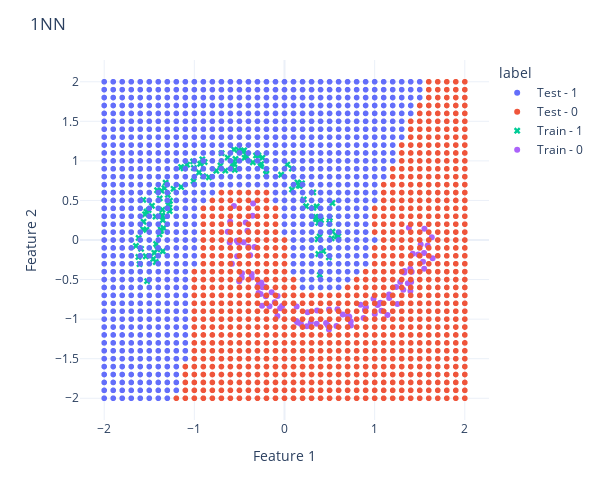

The notebook cell this image was saved under:
### Markdown cell above
# 2.1

### Code cell
# read training set
filename = "D2z.txt"
df_train = pd.read_table(filename, sep=" ", header=None)
df_train.columns = ["x1", "x2", "y"]

# generate test set
x1_test = np.arange(-2, 2.1, 0.1)
x2_test = np.arange(-2, 2.1, 0.1)
x1_test, x2_test = np.meshgrid(x1_test, x2_test)
x1_test, x2_test = x1_test.flatten(), x2_test.flatten()
df_test = pd.DataFrame({"x1_test": x1_test, "x2_test": x2_test})
print(len(df_test))

# cross product df and df_test
df_train["key"], df_test["key"] = 0, 0
df = df_test.merge(df_train, on="key")
df = df.drop(columns=["key"])

# calculate distance
df["dist"] = (df["x1_test"] - df["x1"]) ** 2 + (df["x2_test"] - df["x2"]) ** 2
df = df.sort_values(by=["dist"])
df = df.drop_duplicates(subset=["x1_test", "x2_test"], keep="first")
df["label"] = df["y"].apply(lambda x: "Test - 1" if x == 1 else "Test - 0")

# plot
fig = px.scatter(df, x="x1_test", y="x2_test", color="label")
t = df_train.query("y == 1")
fig.add_trace(
    go.Scatter(
        x=t["x1"], y=t["x2"], mode="markers", marker=dict(symbol="x"), name="Train - 1"
    )
)
t = df_train.query("y == 0")
fig.add_trace(
    go.Scatter(
        x=t["x1"],
        y=t["x2"],
        mode="markers",
        marker=dict(symbol="circle"),
        name="Train - 0",
    )
)

fig.update_layout(
    template="plotly_white",
    title="1NN",
    xaxis_title="Feature 1",
    yaxis_title="Feature 2",
    height=500,
    width=600,
)
fig

### Figure 1 — Plotly figure (JSON) as saved in the notebook; plotly's stock layout.template omitted (floating-point values rounded to 4 significant figures; data arrays with more than 128 entries replaced by an {"elided": "..."} marker saying what was removed)
{"data": [{"hovertemplate": "label=Test - 1<br>x1_test=%{x}<br>x2_test=%{y}<extra></extra>", "legendgroup": "Test - 1", "marker": {"color": "#636efa", "symbol": "circle"}, "mode": "markers", "name": "Test - 1", "showlegend": true, "type": "scattergl", "x": {"elided": "871 float values"}, "xaxis": "x", "y": {"elided": "871 float values"}, "yaxis": "y"}, {"hovertemplate": "label=Test - 0<br>x1_test=%{x}<br>x2_test=%{y}<extra></extra>", "legendgroup": "Test - 0", "marker": {"color": "#EF553B", "symbol": "circle"}, "mode": "markers", "name": "Test - 0", "showlegend": true, "type": "scattergl", "x": {"elided": "810 float values"}, "xaxis": "x", "y": {"elided": "810 float values"}, "yaxis": "y"}, {"marker": {"symbol": "x"}, "mode": "markers", "name": "Train - 1", "type": "scatter", "x": [-1.532, -1.35, -1.364, 0.597, -1.62, -1.275, -0.244, 0.4967, -0.9115, -0.4637, -1.547, -1.538, -0.9481, -1.271, 0.3919, 0.3749, 0.2398, -0.3159, 0.3203, -1.35, 0.3191, 0.3758, -1.413, 0.03149, -1.411, -0.3506, -1.43, -1.568, 0.3577, -0.9354, -0.2042, -1.567, -1.455, -0.4192, 0.1438, 0.1564, -1.294, -0.56, -1.354, -1.081, -1.373, -0.6303, -0.5077, -0.5541, -1.524, -0.2019, -0.5433, -0.03735, -1.014, -1.386, -1.005, 0.3746, -0.886, -0.5746, 0.533, 0.4293, -0.2587, -1.009, -1.648, -0.2661, 0.5223, -0.29, -1.119, -1.444, 0.3684, 0.08194, -1.319, -0.903, -1.332, 0.1938, -1.531, -1.36, -1.274, -1.342, -1.231, -0.7564, -1.147, 0.3491, -1.508, -1.564, -0.5513, 0.3901, -0.6566, -1.371, -0.7103, -1.608, 0.5024, -1.424, -1.358, 0.3504, 0.1693, -1.147, -1.428, 0.4921, 0.5314, -1.618, 0.4048, 0.2136, -1.591, -0.4478, 0.08305, -0.4429, 0.5803, -1.47, -0.8387, -0.6977, -1.288, -1.384], "y": [0.3582, 0.2521, 0.6232, 0.04719, -0.2143, 0.41, 1.04, 0.2125, 1.02, 1.117, 0.325, -0.2057, 0.8534, 0.496, -0.4404, 0.2887, 0.4274, 1.069, 0.4071, -0.1418, 0.6013, -0.1771, 0.6288, 0.9536, -0.1191, 0.9808, 0.2955, 0.1347, 0.4239, 0.9622, 0.8316, 0.5077, -0.2389, 1.053, 0.7289, 0.6891, 0.5697, 1.143, 0.3827, 0.9518, 0.1344, 1.041, 1.135, 0.9577, -0.5196, 0.8851, 1.024, 0.8246, 0.9934, 0.07056, 0.9097, 0.216, 0.9849, 0.9649, 0.1057, -0.1399, 0.9597, 0.7439, -0.07402, 0.935, 0.02012, 1.068, 0.9069, -0.1619, 0.009447, 0.9027, 0.725, 0.8067, 0.6544, 0.7164, 0.1287, 0.3148, 0.3655, 0.1531, 0.6468, 0.8746, 0.6707, 0.2911, 0.3772, 0.2306, 0.8861, 0.04445, 0.8773, 0.1146, 0.9427, -0.3054, 0.2802, -0.05087, 0.3, 0.2646, 0.6847, 0.922, -0.2782, -0.2184, 0.4675, 0.02604, 0.2521, 0.5133, -0.111, 1.134, 0.6392, 1.039, 0.04646, 0.4321, 0.7931, 1.098, 0.4438, 0.5265]}, {"marker": {"symbol": "circle"}, "mode": "markers", "name": "Train - 0", "type": "scatter", "x": [-0.3333, 1.55, 1.284, -0.2165, 0.5759, 0.8435, -0.6293, 1.38, -0.1667, -0.2559, 0.1821, -0.3812, -0.5135, -0.3482, -0.5282, 0.3571, 0.588, -0.04848, 0.4609, -0.1078, 1.033, 1.537, 1.511, -0.4714, 0.1348, 0.1456, -0.5026, 0.4788, 1.587, -0.4535, 1.369, 0.4941, 1.054, -0.5255, 0.4932, -0.6031, 1.411, -0.6079, -0.2495, -0.5835, -0.4114, -0.1427, 1.252, 1.548, 1.001, 1.239, 0.8777, 1.397, 0.7039, -0.2983, 1.064, 0.9874, 0.2485, 0.2919, -0.3643, -0.2079, 0.2558, 1.142, -0.4745, -0.2831, 1.422, 0.7189, 0.7363, 1.634, 1.484, 1.318, -0.3642, 0.1312, 0.3614, 0.7353, 1.552, 1.643, 1.075, 0.8926, -0.2886, 1.16, 1.395, -0.5611, -0.4301, -0.244, 1.405, -0.3545, -0.07867, -0.2657, 1.329, 0.6458, -0.4016, 0.9031, 1.33, -0.02679, 1.161, -0.0766], "y": [-0.08717, -0.364, -0.5311, -0.591, -1.088, -0.8193, 0.1039, 0.1538, -0.8379, -0.5404, -1.062, -0.1927, -0.0324, 0.461, -0.01096, -1.059, -0.875, -0.863, -1.048, -0.787, -0.8223, -0.2746, -0.05759, -0.4193, -0.8412, -1.044, -0.5211, -1.078, -0.06823, -0.0283, -0.5469, -0.8786, -0.8035, -0.204, -1.132, 0.2306, -0.4018, -0.03312, -0.8299, -0.299, 0.1155, -0.6612, -0.8089, -0.164, -0.9354, -0.5931, -0.985, -0.6449, -0.9562, -0.5881, -0.794, -0.7415, -1.091, -1.042, -0.4297, -0.7096, -0.9135, -0.9485, -0.4776, -0.5517, -0.1723, -0.9715, -1.081, 0.03627, -0.184, -0.6295, -0.4755, -1.025, -0.8905, -1.031, 0.1408, -0.2322, -0.8956, -0.8857, -0.6698, -0.6896, -0.3634, 0.4291, 0.2226, -0.5965, -0.5312, 0.3071, -0.9605, -0.6831, -0.4123, -0.9415, -0.08451, -0.8497, -0.3914, -0.8345, -0.7338, -0.7077]}], "layout": {"height": 500, "legend": {"title": {"text": "label"}, "tracegroupgap": 0}, "margin": {"t": 60}, "title": {"text": "1NN"}, "width": 600, "xaxis": {"anchor": "y", "domain": [0, 1], "title": {"text": "Feature 1"}}, "yaxis": {"anchor": "x", "domain": [0, 1], "title": {"text": "Feature 2"}}}}
